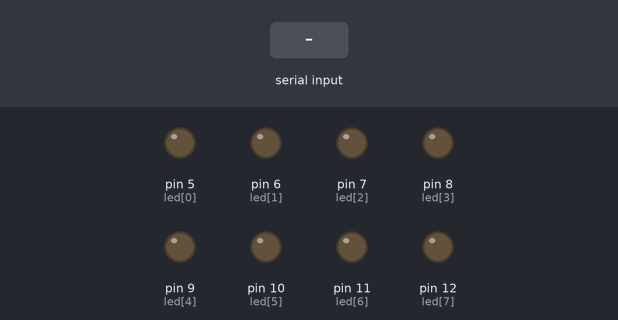
A sketch run on a simulated Arduino Uno, built with avr-gcc and run on an emulated ATmega328P. Shown: output pins drawn as LEDs (lit = HIGH). Dashed ring = blinking. Inputs (shaded band) come from the test bench.

Above: at 1.2 s.
1.3 s: byte 30 received over Serial
At 3.0 s:
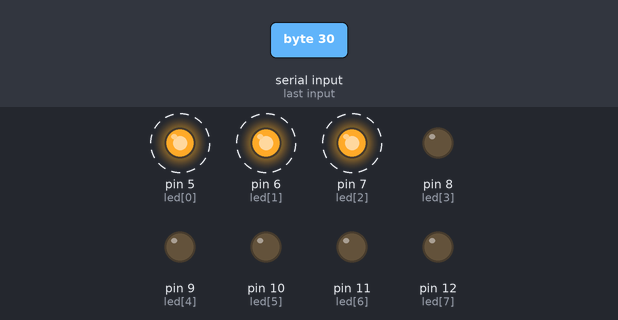
At 4.6 s:
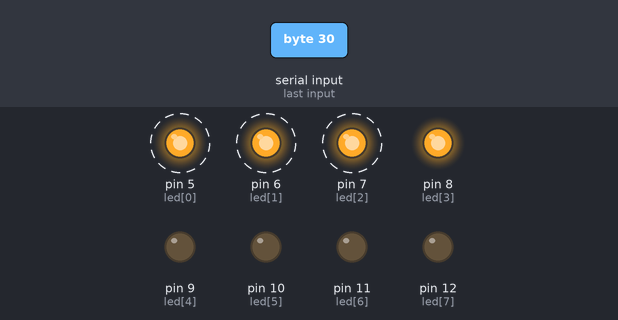
7.3 s: byte 90 received over Serial
At 9.4 s:
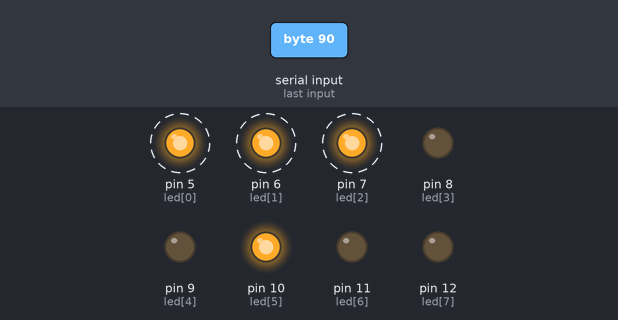
Timing chart, 0 to 20.8 s (numbered marks = the images above; inputs shaded):
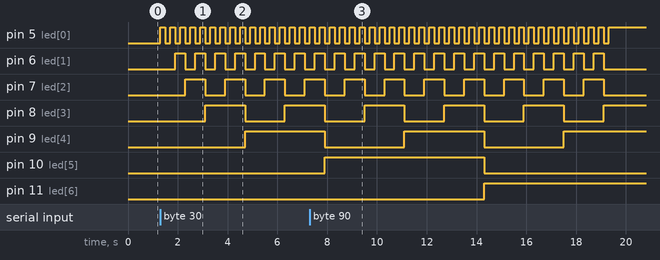

The sketch:

sketch_may26a.ino
```cpp
int latency=200;
int led[]={5,6,7,8,9,10,11,12};
int tstart = 0;
int tstop = 0;
int inpt=2;
int x;
void setup() {
  Serial.begin(9600);
  for(int i=0;i<8;i++){
    pinMode(led[i],OUTPUT);
  }
  pinMode(inpt, INPUT);
}

void loop() {
  //boolean select=false;
  tstop = Serial.read();
  //if(){}
  //tStart=millis();
  for(int i=tstart; i<tstop; i++){
    if(tstop>255){
      i = 0;
      tstop = tstop - 255;
    }
    showBinary(i);
    delay(latency);
  }
  tstart = tstop;
  //tStop=millis();
  //Serial.println(tStop-tStart);
  //delay(5000);
}


void showBinary(int n){
  //tfSerial.println(n);
  for(int j=0;j<8;j++){
    if (n%2)
      digitalWrite(led[j],HIGH);
    else
      digitalWrite(led[j],LOW);
      n=n/2;
  }
}
```

Measured:
- after the input at 1.3 s, pin 5 (led[0]): alternates HIGH for 0.20 s and LOW for 0.20 s, starting at once; pin 6 (led[1]): alternates HIGH for 0.40 s and LOW for 0.40 s, starting after 0.60 s
- after the input at 7.3 s, pin 6 (led[1]): alternates HIGH for 0.40 s and LOW for 0.40 s, 30 changes in all, then stays LOW, starting after 0.20 s; pin 7 (led[2]): alternates HIGH for 0.80 s and LOW for 0.80 s, 15 changes in all, then stays LOW, starting after 0.60 s
